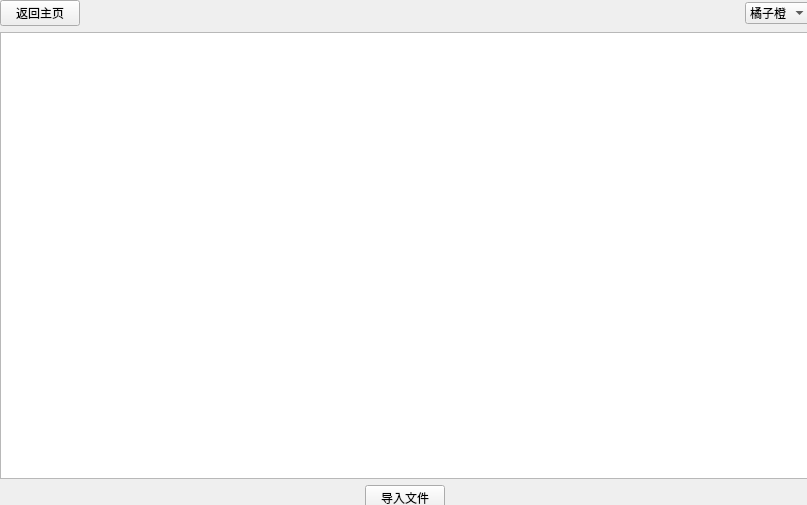
<?xml version="1.0" encoding="UTF-8"?>
<ui version="4.0">
 <class>Timetable</class>
 <widget class="QWidget" name="Timetable">
  <property name="geometry">
   <rect>
    <x>0</x>
    <y>0</y>
    <width>807</width>
    <height>505</height>
   </rect>
  </property>
  <property name="sizePolicy">
   <sizepolicy hsizetype="Preferred" vsizetype="Preferred">
    <horstretch>0</horstretch>
    <verstretch>0</verstretch>
   </sizepolicy>
  </property>
  <property name="windowTitle">
   <string>Form</string>
  </property>
  <widget class="QWidget" name="layoutWidget">
   <property name="geometry">
    <rect>
     <x>0</x>
     <y>0</y>
     <width>811</width>
     <height>511</height>
    </rect>
   </property>
   <layout class="QGridLayout" name="gridLayout">
    <property name="sizeConstraint">
     <enum>QLayout::SizeConstraint::SetDefaultConstraint</enum>
    </property>
    <item row="0" column="2" alignment="Qt::AlignmentFlag::AlignRight">
     <widget class="QComboBox" name="comboStyle">
      <property name="enabled">
       <bool>true</bool>
      </property>
      <property name="cursor">
       <cursorShape>OpenHandCursor</cursorShape>
      </property>
      <item>
       <property name="text">
        <string>橘子橙</string>
       </property>
      </item>
      <item>
       <property name="text">
        <string>樱花粉</string>
       </property>
      </item>
      <item>
       <property name="text">
        <string>晴空蓝</string>
       </property>
      </item>
      <item>
       <property name="text">
        <string>芋泥紫</string>
       </property>
      </item>
     </widget>
    </item>
    <item row="1" column="0" colspan="3">
     <widget class="QTableWidget" name="tableTimetable">
      <property name="cursor" stdset="0">
       <cursorShape>PointingHandCursor</cursorShape>
      </property>
      <property name="styleSheet">
       <string notr="true"/>
      </property>
     </widget>
    </item>
    <item row="0" column="1">
     <spacer name="horizontalSpacer_4">
      <property name="orientation">
       <enum>Qt::Orientation::Horizontal</enum>
      </property>
      <property name="sizeHint" stdset="0">
       <size>
        <width>40</width>
        <height>20</height>
       </size>
      </property>
     </spacer>
    </item>
    <item row="2" column="1" alignment="Qt::AlignmentFlag::AlignHCenter">
     <widget class="QPushButton" name="loadFileButton">
      <property name="sizePolicy">
       <sizepolicy hsizetype="Fixed" vsizetype="Fixed">
        <horstretch>0</horstretch>
        <verstretch>0</verstretch>
       </sizepolicy>
      </property>
      <property name="cursor">
       <cursorShape>PointingHandCursor</cursorShape>
      </property>
      <property name="text">
       <string>导入文件</string>
      </property>
     </widget>
    </item>
    <item row="2" column="2">
     <spacer name="horizontalSpacer_2">
      <property name="orientation">
       <enum>Qt::Orientation::Horizontal</enum>
      </property>
      <property name="sizeHint" stdset="0">
       <size>
        <width>40</width>
        <height>20</height>
       </size>
      </property>
     </spacer>
    </item>
    <item row="2" column="0">
     <spacer name="horizontalSpacer">
      <property name="orientation">
       <enum>Qt::Orientation::Horizontal</enum>
      </property>
      <property name="sizeHint" stdset="0">
       <size>
        <width>40</width>
        <height>20</height>
       </size>
      </property>
     </spacer>
    </item>
    <item row="0" column="0" alignment="Qt::AlignmentFlag::AlignLeft">
     <widget class="QPushButton" name="returnButton">
      <property name="sizePolicy">
       <sizepolicy hsizetype="Minimum" vsizetype="Fixed">
        <horstretch>0</horstretch>
        <verstretch>0</verstretch>
       </sizepolicy>
      </property>
      <property name="cursor">
       <cursorShape>PointingHandCursor</cursorShape>
      </property>
      <property name="text">
       <string>返回主页</string>
      </property>
      <property name="icon">
       <iconset resource="resources.qrc">
        <normaloff>:/icons/icons/arrow_left.png</normaloff>:/icons/icons/arrow_left.png</iconset>
      </property>
      <property name="iconSize">
       <size>
        <width>16</width>
        <height>16</height>
       </size>
      </property>
     </widget>
    </item>
   </layout>
  </widget>
 </widget>
 <resources>
  <include location="resources.qrc"/>
 </resources>
 <connections/>
</ui>
